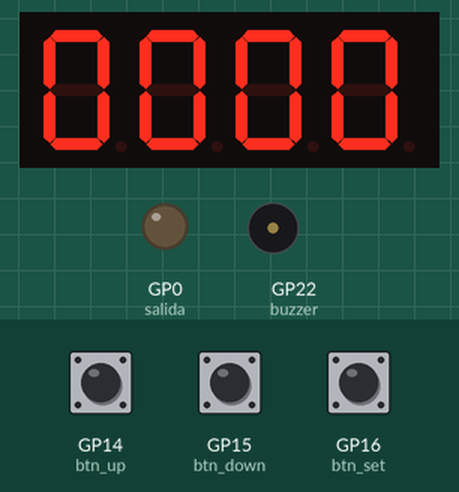
This program was run on a simulated Raspberry Pi Pico running MicroPython. On the bench: 4-digit seven-segment display, output pins drawn as LEDs (lit = HIGH), buzzer (waves = sounding). The test bench sets the inputs (shaded band); at power-on: GP14 (btn_up) HIGH, GP16 (btn_set) HIGH, GP15 (btn_down) HIGH. The segment pins are drawn as the display they are named for; pins used as bus, display or sensor lines are not drawn.

Above: at 1.2 s.
1.3 s: GP14 (btn_up) pulled LOW for 0.15 s
At 1.8 s:
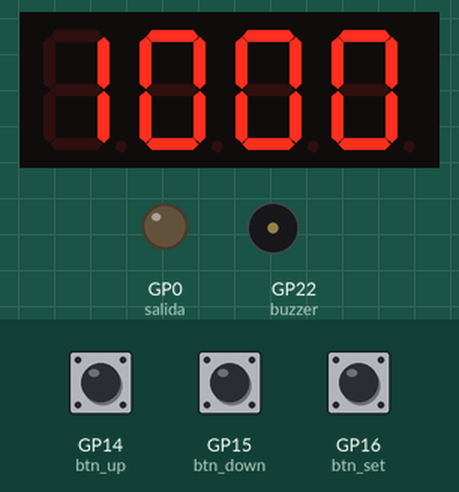
2.9 s: GP16 (btn_set) pulled LOW for 0.15 s
At 3.7 s:
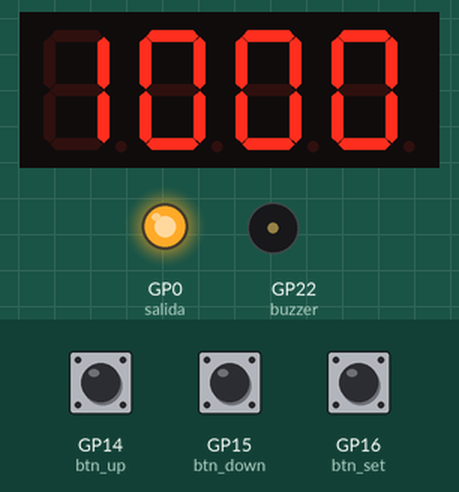
6.0 s: GP15 (btn_down) pulled LOW for 0.15 s
At 7.0 s:
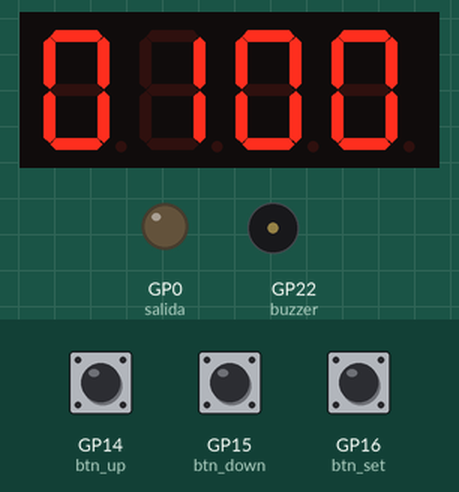
7.6 s: GP14 (btn_up) pulled LOW for 1 s
At 8.9 s:
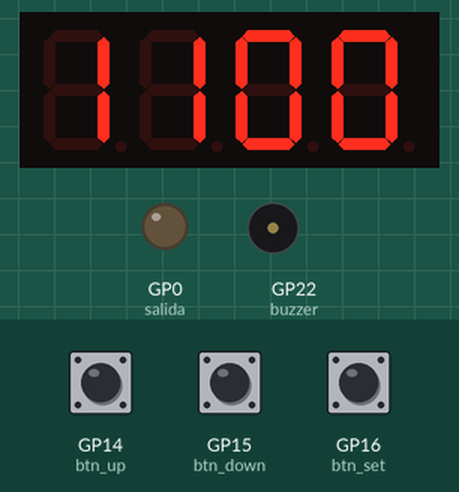
10.1 s: GP15 (btn_down) pulled LOW for 1 s
At 10.6 s:
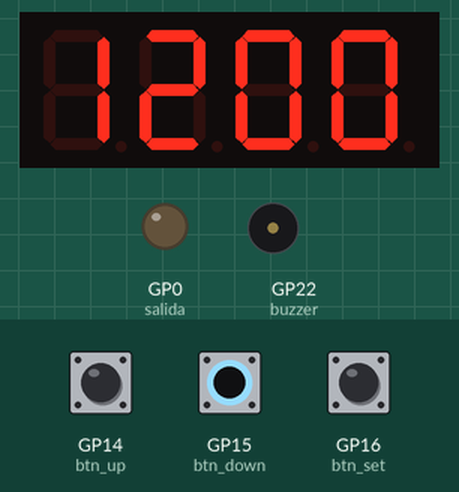
12.6 s: GP16 (btn_set) pulled LOW for 1 s
At 13.4 s:
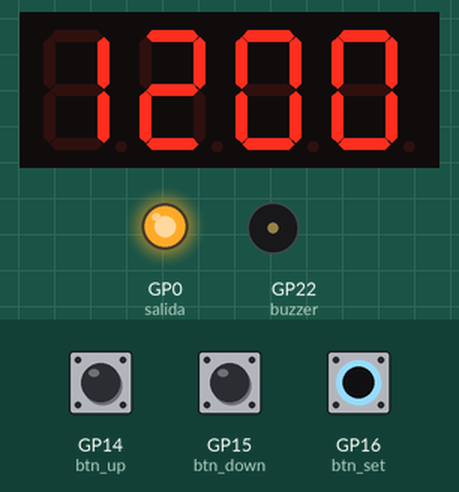
Timing chart, 0 to 15.6 s (numbered marks = the images above; inputs shaded):
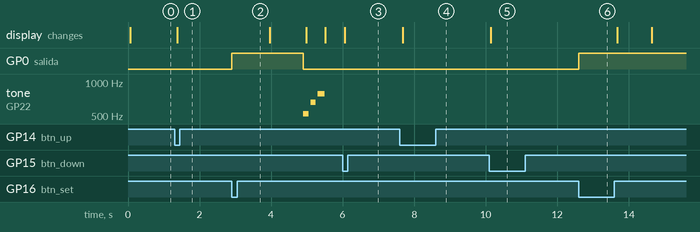

Measured:
- after the input at 1.3 s, the display: changes after 0.08 s (image 1)
- after the input at 2.9 s, GP0 (salida): LOW → HIGH at once, → LOW 2.0 s later; tone on GP22 (buzzer): plays 523 Hz for 0.15 s, 659 Hz for 0.15 s, 784 Hz for 0.20 s, starting after 2.0 s
- after the input at 6.0 s, the display: changes after 0.06 s (image 3)
- after the input at 7.6 s, the display: changes after 0.08 s (image 4)
- after the input at 10.1 s, the display: changes at once (image 5)
- after the input at 12.6 s, GP0 (salida): LOW → HIGH at once

The program:

main.py
```python
"""
Programa principal del temporizador con display de 7 segmentos
Importa la lógica del display y el manejo de botones de módulos separados
"""
from machine import Pin
import time
import display
import buttons
import sound

# Pin de salida adicional (si se necesita)
salida = Pin(0, Pin.OUT)

# Posición actual del dígito a mostrar
pos = 0

# Estado anterior para detectar transiciones y disparar sonido una sola vez
estado_anterior = buttons.get_estado()

# Loop principal: multiplexación del display
while True:
    # Actualizar contador (1 segundo) si está corriendo
    buttons.actualizar_tiempo()

    estado_actual = buttons.get_estado()

    # Pin de salida en alto solo durante RUNNING
    if estado_actual == "RUNNING":
        salida.value(1)
    else:
        salida.value(0)

    # Obtener el valor actual del contador desde el módulo de botones
    valor_contador = buttons.get_tiempo_segundos()

    # Sonar una sola vez al detenerse por llegar a 00:00
    if (
        estado_anterior == "RUNNING"
        and estado_actual == "IDLE"
        and valor_contador == 0
    ):
        sound.play_three_notes()

    estado_anterior = estado_actual

    # Dividir el contador en dígitos individuales
    digitos_lista = display.digitos(valor_contador)

    # Mostrar el dígito en la posición actual
    display.mostrar(pos, digitos_lista[pos])

    # Esperar un breve momento
    time.sleep_ms(5)

    # Avanzar a la siguiente posición (0→1→2→3→0...)
    pos = (pos + 1) % 4
```

display.py
```python
"""
Módulo para el control del display de 7 segmentos de 4 dígitos
"""
from machine import Pin

# Configuración de pines para los segmentos (a-g)
SEG = [Pin(p, Pin.OUT) for p in (2, 3, 4, 5, 6, 7, 8)]
# Configuración de pines para los dígitos
DIG = [Pin(p, Pin.OUT) for p in (9, 10, 11, 12)]

# Tabla de segmentos para cada dígito (0-9)
TABLA = [
    [1,1,1,1,1,1,0],  # 0
    [0,1,1,0,0,0,0],  # 1
    [1,1,0,1,1,0,1],  # 2
    [1,1,1,1,0,0,1],  # 3
    [0,1,1,0,0,1,1],  # 4
    [1,0,1,1,0,1,1],  # 5
    [1,0,1,1,1,1,1],  # 6
    [1,1,1,0,0,0,0],  # 7
    [1,1,1,1,1,1,1],  # 8
    [1,1,1,1,0,1,1],  # 9
]

def apagar():
    """Apaga todos los dígitos del display"""
    for d in DIG:
        d.value(1)   # dígito inactivo

def mostrar(posicion, valor):
    """Enciende un display con su valor correspondiente

    Args:
        posicion: Posición del dígito (0-3)
        valor: Valor a mostrar (0-9)
    """
    apagar()
    for i, seg in enumerate(SEG):
        seg.value(TABLA[valor][i])
    DIG[posicion].value(0)   # activar dígito

def digitos(n):
    """Convierte segundos totales a formato MMSS.

    Args:
        n: Tiempo total en segundos (0-5999)

    Returns:
        Lista con [u_seg, d_seg, u_min, d_min]
    """
    minutos = n // 60
    segundos = n % 60

    return [
        segundos % 10,
        (segundos // 10) % 10,
        minutos % 10,
        (minutos // 10) % 10,
    ]
```

buttons.py
```python
"""
Módulo para el manejo de botones con debounce
"""
from machine import Pin
import time

# Configuración de botones con pull-up
btn_up   = Pin(14, Pin.IN, Pin.PULL_UP)
btn_down = Pin(15, Pin.IN, Pin.PULL_UP)
btn_set  = Pin(16, Pin.IN, Pin.PULL_UP)
btn_rst  = Pin(17, Pin.IN, Pin.PULL_UP)

# Estado del sistema: "IDLE", "RUNNING", "PAUSED"
estado = "IDLE"

# Tiempo en segundos (0-5999, máximo 99:59)
tiempo_segundos = 0

# Marca de tiempo de la última pulsación válida por botón (para debounce)
_t_up   = 0
_t_down = 0
_t_set  = 0
_t_rst  = 0

# Tiempo de debounce en milisegundos
DEBOUNCE_MS = 200

# Marca de tiempo para avance de contador en RUNNING
_t_tick = time.ticks_ms()


# ISR (Interrupt Service Routines)
def handle_up_1(pin):
    """Handler para incrementar el tiempo en 1 segundo (+1 botón)"""
    global tiempo_segundos, _t_up, estado

    # Solo funciona en IDLE o PAUSED
    if estado != "IDLE" and estado != "PAUSED":
        return

    ahora = time.ticks_ms()
    if time.ticks_diff(ahora, _t_up) < DEBOUNCE_MS:
        return
    _t_up = ahora

    # Incrementar 1 segundo con límite de 5999 (99:59)
    if tiempo_segundos < 5999:
        tiempo_segundos += 1


def handle_up_10(pin):
    """Handler para incrementar el tiempo en 10 segundos (+10 botón)"""
    global tiempo_segundos, _t_down, estado

    # Solo funciona en IDLE o PAUSED
    if estado != "IDLE" and estado != "PAUSED":
        return

    ahora = time.ticks_ms()
    if time.ticks_diff(ahora, _t_down) < DEBOUNCE_MS:
        return
    _t_down = ahora

    # Incrementar 10 segundos con límite de 5999 (99:59)
    tiempo_segundos = min(tiempo_segundos + 10, 5999)


def handle_begin(pin):
    """Handler para iniciar/reanudar el temporizador (Inicio botón)"""
    global estado, _t_set, tiempo_segundos, _t_tick

    ahora = time.ticks_ms()
    if time.ticks_diff(ahora, _t_set) < DEBOUNCE_MS:
        return
    _t_set = ahora

    # Ignorar si ya está corriendo
    if estado == "RUNNING":
        return

    # Ignorar si el tiempo es 0
    if tiempo_segundos == 0:
        return

    # Cambiar a RUNNING (desde IDLE o PAUSED)
    estado = "RUNNING"
    _t_tick = ahora


def handle_rst_pause(pin):
    """Handler para reset/pausa (Rst/Pausa botón)"""
    global estado, _t_rst, tiempo_segundos

    ahora = time.ticks_ms()
    if time.ticks_diff(ahora, _t_rst) < DEBOUNCE_MS:
        return
    _t_rst = ahora

    if estado == "IDLE":
        # Reset: poner tiempo en 0
        tiempo_segundos = 0

    elif estado == "RUNNING":
        # Pausa: detener pero mantener el tiempo
        estado = "PAUSED"

    elif estado == "PAUSED":
        # Reset desde pausa: poner tiempo en 0 y volver a IDLE
        tiempo_segundos = 0
        estado = "IDLE"


# Asociar cada botón con su handler en flanco de bajada
btn_up.irq(trigger=Pin.IRQ_FALLING,   handler=handle_up_1)
btn_down.irq(trigger=Pin.IRQ_FALLING, handler=handle_up_10)
btn_set.irq(trigger=Pin.IRQ_FALLING,  handler=handle_begin)
btn_rst.irq(trigger=Pin.IRQ_FALLING,  handler=handle_rst_pause)


# Funciones de acceso y control
def get_tiempo_segundos():
    """Obtiene el tiempo actual en segundos"""
    return tiempo_segundos


def set_tiempo_segundos(valor):
    """Establece el tiempo en segundos"""
    global tiempo_segundos, _t_tick
    tiempo_segundos = max(0, min(valor, 5999))
    _t_tick = time.ticks_ms()


def get_estado():
    """Obtiene el estado actual del sistema"""
    return estado


def set_estado(nuevo_estado):
    """Establece el estado del sistema"""
    global estado, _t_tick
    if nuevo_estado in ["IDLE", "RUNNING", "PAUSED"]:
        estado = nuevo_estado
        _t_tick = time.ticks_ms()


def actualizar_tiempo():
    """Actualiza el contador cada 1s cuando el estado es RUNNING (conteo descendente)."""
    global _t_tick, tiempo_segundos, estado

    ahora = time.ticks_ms()

    # Si no está corriendo, re-sincronizar referencia de tiempo
    if estado != "RUNNING":
        _t_tick = ahora
        return

    # Avanzar de segundo en segundo para evitar saltos por jitter
    while time.ticks_diff(ahora, _t_tick) >= 1000:
        if tiempo_segundos > 0:
            tiempo_segundos -= 1
            _t_tick = time.ticks_add(_t_tick, 1000)
        else:
            # Llegó a 00:00
            estado = "IDLE"
            _t_tick = ahora
            break
```

sound.py
```python
"""
Sonido simple para buzzer: secuencia de 3 notas.
"""
from machine import Pin, PWM
from utime import sleep_ms

BUZZER_PIN = 22
VOLUME = 1000

buzzer = PWM(Pin(BUZZER_PIN))

def _tone(freq, ms):
    buzzer.freq(freq)
    buzzer.duty_u16(VOLUME)
    sleep_ms(ms)
    buzzer.duty_u16(0)


def play_three_notes():
    """Reproduce 3 notas cortas."""
    _tone(523, 150)  # C5
    sleep_ms(50)
    _tone(659, 150)  # E5
    sleep_ms(50)
    _tone(784, 200)  # G5


def stop_sound():
    """Apaga el buzzer."""
    buzzer.duty_u16(0)
```
